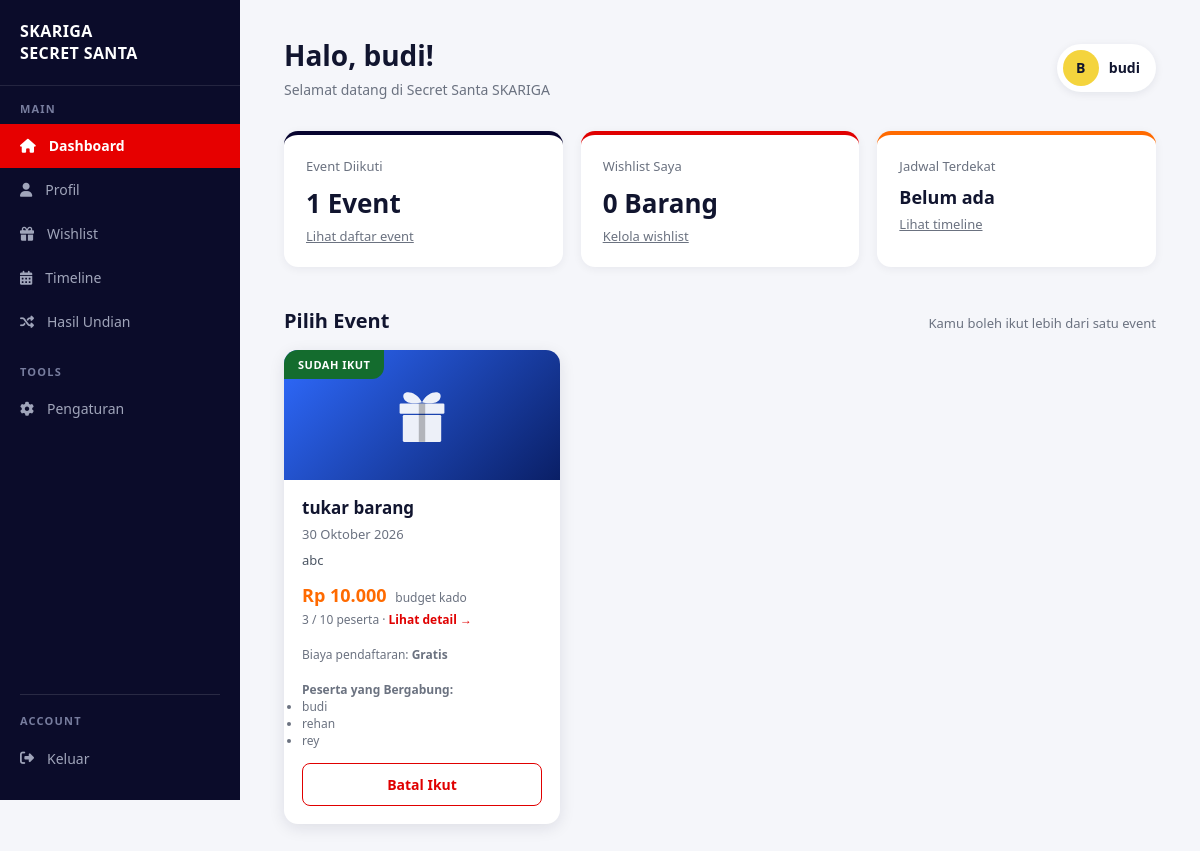
Before: /pages/dashboard/dashboarduser.php (signed in) with the older database file.
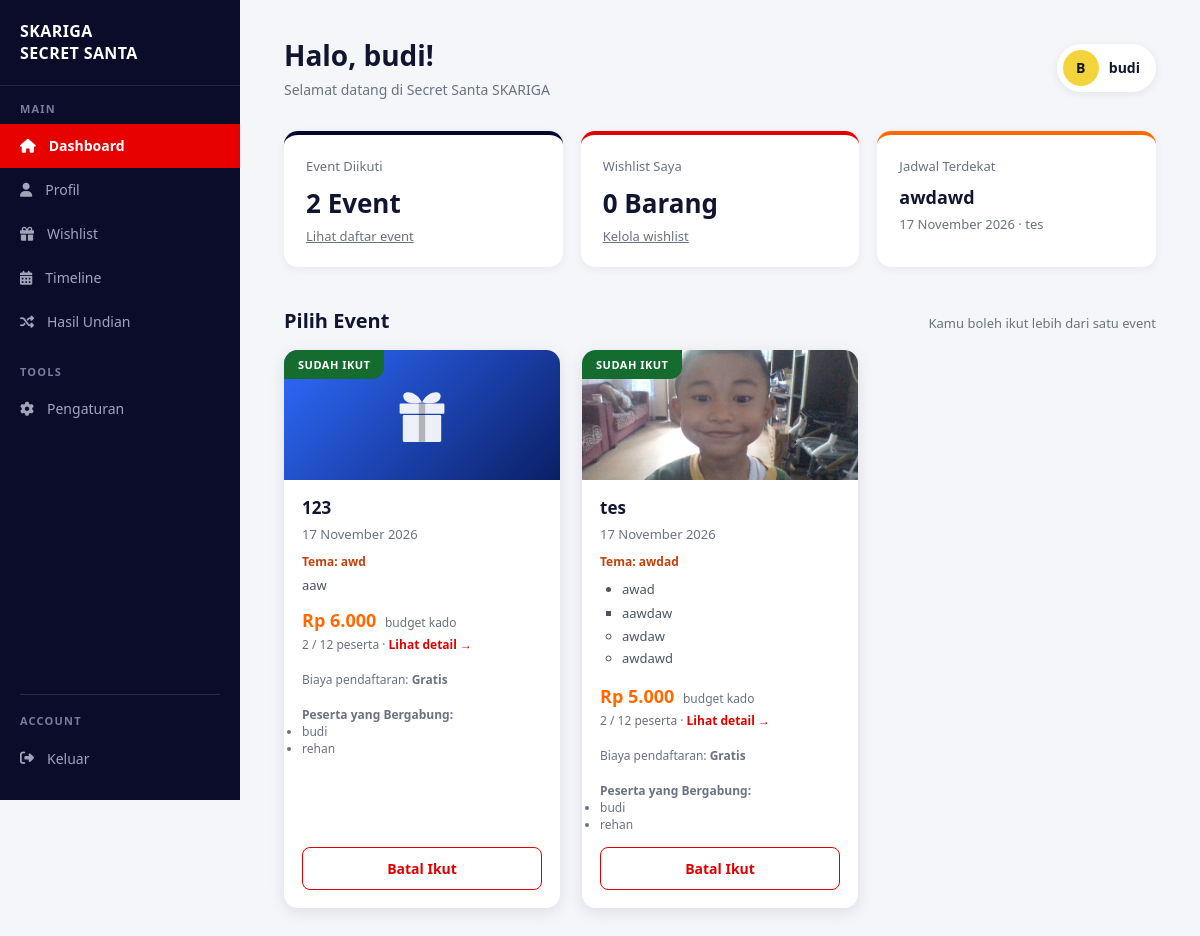
After: the same page with the newer database file.
### tables this page shows
CREATE TABLE `events` (
  `id` int(11) NOT NULL,
  `user_id` int(11) NOT NULL,
  `nama_event` varchar(150) NOT NULL,
  `deskripsi` text DEFAULT NULL,
  `tema` varchar(150) DEFAULT NULL,
  `aturan_kado` text DEFAULT NULL,
  `gambar` varchar(255) DEFAULT NULL,
  `budget` decimal(12,2) DEFAULT 0.00,
  `biaya_pendaftaran` decimal(12,2) NOT NULL DEFAULT 0.00,
  `tanggal_event` date DEFAULT NULL,
  `status` enum('draft','aktif','selesai') DEFAULT 'draft',
  `created_at` timestamp NOT NULL DEFAULT current_timestamp()
);

CREATE TABLE `pengaturan` (
  `id` int(11) NOT NULL,
  `nama_aplikasi` varchar(150) DEFAULT 'SKARIGA Secret Santa',
  `min_peserta` int(11) DEFAULT 3,
  `max_peserta` int(11) DEFAULT 10
);

CREATE TABLE `users` (
  `id` int(11) NOT NULL,
  `nama` varchar(100) NOT NULL,
  `email` varchar(100) NOT NULL,
  `password` varchar(255) NOT NULL,
  `role` enum('admin','peserta') NOT NULL DEFAULT 'peserta',
  `foto` varchar(255) DEFAULT NULL,
  `created_at` timestamp NOT NULL DEFAULT current_timestamp()
);

CREATE TABLE `timeline` (
  `id` int(11) NOT NULL,
  `event_id` int(11) NOT NULL,
  `judul` varchar(150) NOT NULL,
  `tanggal` date DEFAULT NULL,
  `waktu` time DEFAULT NULL,
  `deskripsi` text DEFAULT NULL,
  `created_at` timestamp NOT NULL DEFAULT current_timestamp()
);

### config/config.php (called while the page is built, shortened)
<?php
$base_url = 'http://localhost:8080/Project-TA-rey-nesya-rendra/';
function base_url($path = '')
{
    global $base_url;
    return $base_url . ltrim($path, '/');
}
?>

### includes/functions.php (called while the page is built, shortened)
<?php
function h($str)
{
    return htmlspecialchars((string) $str, ENT_QUOTES, 'UTF-8');
}
function tanggal_id($date, bool $short = false): string
{
    $bulan = $short
        ? ['', 'Jan', 'Feb', 'Mar', 'Apr', 'Mei', 'Jun', 'Jul', 'Agu', 'Sep', 'Okt', 'Nov', 'Des']
        : ['', 'Januari', 'Februari', 'Maret', 'April', 'Mei', 'Juni', 'Juli', 'Agustus', 'September', 'Oktober', 'November', 'Desember'];
    $ts = strtotime($date);
    return date('j', $ts) . ' ' . $bulan[(int) date('n', $ts)] . ' ' . date('Y', $ts);
}
function rupiah($angka): string
{
    return 'Rp ' . number_format((float) $angka, 0, ',', '.');
}
function get_max_peserta(mysqli $conn): int
{
    $row = $conn->query("SELECT max_peserta FROM pengaturan LIMIT 1")->fetch_assoc();
    return $row ? (int) $row['max_peserta'] : 10;
}
function get_events_for_user(mysqli $conn, int $user_id): array
{
    $stmt = $conn->prepare(
        "SELECT e.id, e.nama_event, e.deskripsi, e.tema, e.gambar, e.budget, e.biaya_pendaftaran, e.tanggal_event, e.status,
                (SELECT COUNT(*) FROM peserta px WHERE px.event_id = e.id AND px.status = 'aktif') AS jumlah,
                (SELECT px.id FROM peserta px WHERE px.event_id = e.id AND px.user_id = ? LIMIT 1) AS peserta_id
         FROM events e
         WHERE e.status <> 'draft'
         ORDER BY (e.status = 'selesai') ASC, e.tanggal_event ASC, e.id DESC"
    );
    $stmt->bind_param('i', $user_id);
    $stmt->execute();
    $rows = $stmt->get_result()->fetch_all(MYSQLI_ASSOC);
    return $rows;
}
function event_palette(int $id): string
{
    $palettes = ['pal-merah', 'pal-biru', 'pal-hijau', 'pal-ungu', 'pal-emas'];
    return $palettes[$id % count($palettes)];
}
function event_gambar_url(?string $nama): ?string
{
    $nama = basename((string) $nama);
    if ($nama === '' || !is_file(__DIR__ . '/../uploads/event/' . $nama)) {
        return null;
    }
    return base_url('uploads/event/' . rawurlencode($nama));
}
function rich_style_aman(string $tag, string $style): string
{
    $hasil = [];
    foreach (explode(';', $style) as $deklarasi) {
        $bagian = explode(':', $deklarasi, 2);
        if (count($bagian) < 2) {
            continue;
        }
        $prop  = strtolower(trim($bagian[0]));
        $nilai = strtolower(trim($bagian[1]));
        if ($prop === 'background-color'
            && preg_match('/^(transparent|#[0-9a-f]{3,8}|rgba?\(\s*\d{1,3}\s*,\s*\d{1,3}\s*,\s*\d{1,3}\s*(,\s*[0-9.]+\s*)?\))$/', $nilai)) {
            $hasil[] = 'background-color: ' . $nilai;
        } elseif ($prop === 'list-style-type'
            && in_array($tag, ['ul', 'ol'], true)
            && in_array($nilai, ['disc', 'circle', 'square', 'decimal', 'lower-alpha', 'upper-alpha', 'lower-roman', 'upper-roman'], true)) {
            $hasil[] = 'list-style-type: ' . $nilai;
        }
    }
    return implode('; ', $hasil);
}
function rich_bersihkan_node(DOMNode $induk): void
{
    $boleh = ['b', 'strong', 'i', 'em', 'u', 'ul', 'ol', 'li', 'br', 'p', 'div', 'span', 'mark'];
    $buang = ['script', 'style', 'iframe', 'object', 'embed', 'link', 'meta', 'svg', 'math'];
    foreach (iterator_to_array($induk->childNodes) as $anak) {
        if ($anak->nodeType === XML_TEXT_NODE) {
            continue;
        }
        $tag = strtolower($anak->nodeName);
        $style     = $anak->getAttribute('style');
        $nama_attr = [];
        foreach ($anak->attributes as $attr) {
            $nama_attr[] = $attr->nodeName;
        }
        $aman = rich_style_aman($tag, $style);
    }
}
function bersihkan_html_rich(?string $html): string
{
    $html = trim(str_replace("\u{200B}", '', (string) $html));
    $dom = new DOMDocument();
    $dom->loadHTML('<?xml encoding="utf-8" ?><div>' . $html . '</div>', LIBXML_HTML_NOIMPLIED | LIBXML_HTML_NODEFDTD);
    $akar = $dom->getElementsByTagName('div')->item(0);
    $hasil = '';
    foreach ($akar->childNodes as $anak) {
        $hasil .= $dom->saveHTML($anak);
    }
    $hasil = trim($hasil);
    return $hasil;
}
function tampilkan_rich(?string $teks): string
{
    $teks = trim((string) $teks);
    if (!preg_match('/<(?:b|strong|i|em|u|ul|ol|li|br|p|div|span|mark)\b/i', $teks)) {
        return nl2br(h($teks));
    }
    return bersihkan_html_rich($teks);
}
?>

### pages/dashboard/dashboarduser.php (the view, shortened to what the changed rows need)
<?php
require_once __DIR__ . '/../../config/config.php';
require_once __DIR__ . '/../../includes/functions.php';
$user_id = (int) $_SESSION['user_id'];
$today   = date('Y-m-d');
$events      = get_events_for_user($conn, $user_id);
$max_peserta = get_max_peserta($conn);
$total_ikut = 0;
foreach ($events as $e) {
    if (!empty($e['peserta_id'])) {
        $total_ikut++;
    }
}
$stmt = $conn->prepare(
    "SELECT t.judul, t.tanggal, e.nama_event
     FROM timeline t
     JOIN peserta p ON p.event_id = t.event_id
     JOIN events e ON e.id = t.event_id
     WHERE p.user_id = ? AND t.tanggal >= ?
     ORDER BY t.tanggal ASC, t.waktu ASC
     LIMIT 1"
);
$stmt->bind_param('is', $user_id, $today);
$stmt->execute();
$timeline_dekat = $stmt->get_result()->fetch_assoc();
$page_title    = 'Halo, ' . ($_SESSION['nama'] ?? 'Peserta') . '!';
$active_menu   = 'dashboard';
require_once __DIR__ . '/../../includes/user_layout_top.php';
?>
<section class="stats">
    <div class="stat">
        <h3>Event Diikuti</h3>
        <strong><?= $total_ikut ?> Event</strong>
        <p>
            <a href="<?= base_url('pages/profil/profiluser.php') ?>">
            </a>
        </p>
    </div>
    <div class="stat">
        <h3>Jadwal Terdekat</h3>
        <?php if ($timeline_dekat): ?>
            <strong style="font-size:18px;">
                <?= h($timeline_dekat['judul']) ?>
            </strong>
            <p>
                <?= h(tanggal_id($timeline_dekat['tanggal'])) ?>
                &middot;
                <?= h($timeline_dekat['nama_event']) ?>
            </p>
        <?php else: ?>
            <strong style="font-size:18px;">Belum ada</strong>
            <p>
                <a href="<?= base_url('pages/timeline/saya.php') ?>">
                    Lihat timeline
                </a>
            </p>
        <?php endif; ?>
    </div>
</section>
<section class="section">
    <div class="section-head">
        <h2>Pilih Event</h2>
    </div>
    <?php if (!$events): ?>
        <div class="panel">
            <div class="empty">
                <h3>Belum Ada Event</h3>
                <p>Belum ada event yang dibuka. Coba cek lagi nanti ya.</p>
            </div>
        </div>
    <?php else: ?>
        <div class="event-grid">
            <?php foreach ($events as $e): ?>
                <?php
                $sudah_ikut = !empty($e['peserta_id']);
                $aktif      = $e['status'] === 'aktif';
                if ($sudah_ikut) {
                    $badge = ['joined', 'Sudah Ikut'];
                } elseif (!$aktif) {
                    $badge = ['done', 'Selesai'];
                } else {
                    $badge = ['', 'Event Aktif'];
                }
                $stmt_peserta = $conn->prepare(
                    "SELECT u.nama
                     FROM peserta p
                     JOIN users u ON u.id = p.user_id
                     WHERE p.event_id = ?
                     ORDER BY u.nama ASC"
                );
                $event_id = (int) $e['id'];
                $stmt_peserta->bind_param('i', $event_id);
                $stmt_peserta->execute();
                $daftar_peserta = $stmt_peserta->get_result()->fetch_all(MYSQLI_ASSOC);
                ?>
                <article class="event-card">
                    <?php $cover_url = event_gambar_url($e['gambar'] ?? null); ?>
                    <div class="event-cover <?= event_palette((int) $e['id']) ?><?= $cover_url ? ' has-foto' : '' ?>"<?= $cover_url ? ' style="background-image:url(\'' . h($cover_url) . '\')"' : '' ?>>
                        <span class="event-badge <?= $badge[0] ?>">
                            <?= h($badge[1]) ?>
                        </span>
                    </div>
                    <div class="event-body">
                        <h3>
                            <a class="event-link" href="<?= base_url('pages/event/review.php?id=' . (int) $e['id']) ?>">
                                <?= h($e['nama_event']) ?>
                            </a>
                        </h3>
                        <div class="event-date">
                            <?= h(tanggal_id($e['tanggal_event'])) ?>
                        </div>
                        <?php if (!empty($e['tema'])): ?>
                            <div class="event-tema">Tema: <?= h($e['tema']) ?></div>
                        <?php endif; ?>
                        <?php if (!empty($e['deskripsi'])): ?>
                        <div class="event-desc rich-content">
                         <?= tampilkan_rich($e['deskripsi']) ?>
                     </div>
                        <?php endif; ?>
                        <div class="event-price">
                            <?= h(rupiah($e['budget'])) ?>
                            <small>budget kado</small>
                        </div>
                        <div class="event-quota">
                            <?= (int) $e['jumlah'] ?> /
                            <?= $max_peserta ?> peserta
                            &middot;
                            <span class="event-more">Lihat detail &rarr;</span>
                        </div>
                        <?php if (isset($e['biaya_pendaftaran']) && is_numeric($e['biaya_pendaftaran'])): ?>
                            <div class="event-quota">
                                Biaya pendaftaran:
                                <?php if ((float) $e['biaya_pendaftaran'] == 0): ?>
                                    <strong>Gratis</strong>
                                <?php else: ?>
                                    <strong>
                                        <?= h(rupiah($e['biaya_pendaftaran'])) ?>
                                    </strong>
                                <?php endif; ?>
                            </div>
                        <?php endif; ?>
                        <div class="event-quota">
                            <strong>Peserta yang Bergabung:</strong>
                            <?php if (!empty($daftar_peserta)): ?>
                                <ul>
                                    <?php foreach ($daftar_peserta as $peserta): ?>
                                        <li>
                                            <?= h($peserta['nama']) ?>
                                        </li>
                                    <?php endforeach; ?>
                                </ul>
                            <?php else: ?>
                                <p>Belum ada peserta yang bergabung.</p>
                            <?php endif; ?>
                        </div>
                        <form method="POST"
                              action="<?= base_url('pages/event/ikut.php') ?>"
                              class="event-form">
                            <?php if ($sudah_ikut && $aktif): ?>
                                <button type="submit"
                                        class="btn btn-danger btn-block"
                                        onclick="return confirm('Batal ikut event ini? Wishlist kamu di event ini ikut terhapus.');">
                                    Batal Ikut
                                </button>
                            <?php endif; ?>
                        </form>
                    </div>
                </article>
            <?php endforeach; ?>
        </div>
    <?php endif; ?>
</section>
<?php require_once __DIR__ . '/../../includes/user_layout_bottom.php'; ?>

### includes/user_layout_top.php (shortened to what the changed rows need)
<?php
$user_menu = [
    'dashboard' => [
        'label' => 'Dashboard',
        'url' => base_url('pages/dashboard/dashboarduser.php'),
        'icon' => 'dashboard'
    ],
    'profil' => [
        'label' => 'Profil',
        'url' => base_url('pages/profil/profiluser.php'),
        'icon' => 'user'
    ],
    'wishlist' => [
        'label' => 'Wishlist',
        'url' => base_url('pages/wishlist/saya.php'),
        'icon' => 'gift'
    ],
    'timeline' => [
        'label' => 'Timeline',
        'url' => base_url('pages/timeline/saya.php'),
        'icon' => 'calendar'
    ],
    'undian' => [
        'label' => 'Hasil Undian',
        'url' => base_url('pages/hasilundian/hasil_undian.php'),
        'icon' => 'shuffle'
    ],
    'pengaturan' => [
        'label' => 'Pengaturan',
        'url' => base_url('pages/pengaturan/peserta.php'),
        'icon' => 'settings'
    ],
];
$active_menu = $active_menu ?? '';
function user_menu_icon($icon) {
    $icons = [
        'dashboard' => 'fa-house',
        'user'      => 'fa-user',
        'gift'      => 'fa-gift',
        'calendar'  => 'fa-calendar-days',
        'shuffle'   => 'fa-shuffle',
        'settings'  => 'fa-gear',
        'logout'    => 'fa-right-from-bracket'
    ];
    $nama_icon = $icons[$icon] ?? '';
    return '<i class="fa-solid ' . $nama_icon . ' user-icon" aria-hidden="true"></i>';
}
?>
<!DOCTYPE html>
<html lang="id">
<head>
    <link rel="stylesheet" href="https://cdnjs.cloudflare.com/ajax/libs/font-awesome/6.6.0/css/all.min.css">
    <link rel="stylesheet" href="<?= base_url('assets/css/user.css') ?>">
</head>
<body>
<div class="user-layout">
    <aside class="user-sidebar">
        <div class="user-logo">
            <h2>SKARIGA<br>SECRET SANTA</h2>
        </div>
        <nav class="user-menu">
            <div class="user-menu-group">
                <?php foreach (['dashboard', 'profil', 'wishlist', 'timeline', 'undian'] as $key): ?>
                    <?php $item = $user_menu[$key]; ?>
                    <a href="<?= $item['url'] ?>"
                       class="user-menu-link <?= $active_menu === $key ? 'active' : '' ?>">
                        <?= user_menu_icon($item['icon']) ?>
                        <span><?= h($item['label']) ?></span>
                    </a>
                <?php endforeach; ?>
            </div>
        </nav>
    </aside>
    <main class="user-content">
        <header class="user-header">
            <div>
                <h1><?= h($page_title ?? '') ?></h1>
            </div>
        </header>

Changed rows visible on the page:
removed events: badge "SUDAH IKUT", nama_event "tukar barang", tanggal_event "30 Oktober 2026", deskripsi "abc", budget "Rp 10.000", jumlah "3", $max_peserta "10", shows "Biaya pendaftaran:", biaya_pendaftaran "Gratis", status "Batal Ikut", users (nama "budi"), users (nama "rehan")
no longer on this page (row edited): users: nama "rey", shown under "SUDAH IKUT"
added timeline: judul "awdawd", tanggal "17 November 2026", event.nama_event "tes"
added events: badge "SUDAH IKUT", nama_event "123", tanggal_event "17 November 2026", tema "awd", deskripsi "aaw", budget "Rp 6.000", jumlah "2", $max_peserta "12", shows "Biaya pendaftaran:", biaya_pendaftaran "Gratis", status "Batal Ikut", users (nama "budi"), users (nama "rehan")
added events: gambar (picture), badge "SUDAH IKUT", nama_event "tes", tanggal_event "17 November 2026", tema "awdad", deskripsi "awad aawdaw awdaw awdawd", budget "Rp 5.000", jumlah "2", $max_peserta "12", shows "Biaya pendaftaran:", biaya_pendaftaran "Gratis", status "Batal Ikut", users (nama "budi"), users (nama "rehan")
Other visible differences:
$total_ikut: "1" → "2"
text no longer shown: "Belum ada Lihat timeline"
